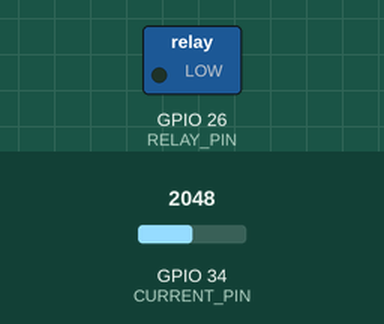
Bench run of a sketch on a simulated ESP32. Shown: switched loads named in the sketch (green lamp = pin HIGH). The test bench sets the inputs (shaded band); at power-on: GPIO 34 (CURRENT_PIN) = 2048 (analog values on the 0–4095 scale). WiFi joins after 1.5 s; servers stay silent unless stated; uploads are accepted with an empty reply; what the sketch prints to the serial monitor is not drawn.

Above: at 0.1 s.
At 2.1 s:
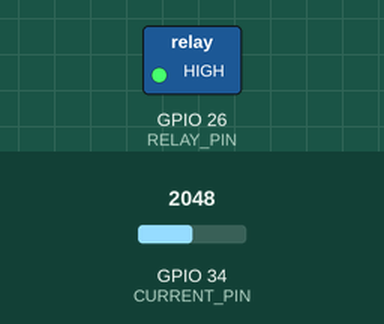
Timing chart, 0 to 3.6 s (numbered marks = the images above):
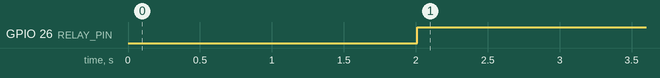

The sketch:

energy_node.ino
```cpp
/*
  Smart Campus Energy Saver - ESP32 node
  Reads AC current (ACS712), estimates power, posts it to the server every 2 s,
  and switches the relay according to the server's reply.

  Wiring (ESP32 DevKit):
    ACS712 OUT -> voltage divider -> GPIO34   (ACS712 outputs up to 5 V, ESP32 pin tolerates 3.3 V!)
                  use 10k (top, from OUT) + 20k (bottom, to GND): the pin sees 2/3 of OUT
    ACS712 VCC -> 5 V (VIN),  GND -> GND
    Relay IN   -> GPIO26,     relay VCC -> 5 V,  GND -> GND
    Load (bulb/fan) wire goes through ACS712 and the relay's COM / NO terminals.

  SAFETY: mains voltage can kill. For demos use a single bulb in an insulated, enclosed box
  or a ready-made relay extension board, keep all mains joints covered, and have a senior
  or lab technician check the wiring before you plug it in.

  Library needed: none beyond the ESP32 board package (WiFi, HTTPClient).
*/
#include <WiFi.h>
#include <HTTPClient.h>

// ---- EDIT THESE -------------------------------------------------------------
const char* WIFI_SSID   = "YOUR_WIFI";
const char* WIFI_PASS   = "YOUR_PASSWORD";
const char* SERVER_URL  = "http://192.168.1.10:8000/api/telemetry";   // your laptop's IP
const char* ROOM_ID     = "LAB-101";
const char* ROOM_NAME   = "Lab 101";

const int   CURRENT_PIN = 34;
const int   RELAY_PIN   = 26;
const bool  RELAY_ACTIVE_LOW = true;       // most cheap relay boards switch ON when the pin is LOW

const float MAINS_VOLTS   = 230.0;
const float POWER_FACTOR  = 0.9;           // rough value for fans/lights; use a PZEM for exact watts
const float SENSITIVITY   = 0.100;         // ACS712-20A = 100 mV/A (5A: 185, 30A: 66 mV/A -> 0.185 / 0.066)
const float DIVIDER_RATIO = 2.0 / 3.0;     // 20k / (10k + 20k)
// ------------------------------------------------------------------------------

bool relayOn = true;

void setRelay(bool on) {
  relayOn = on;
  digitalWrite(RELAY_PIN, (on ^ RELAY_ACTIVE_LOW) ? HIGH : LOW);
}

// RMS current over ~10 mains cycles (200 ms at 50 Hz)
float readCurrentRms() {
  const int N = 1000;
  static float buf[N];
  double sum = 0;
  for (int i = 0; i < N; i++) {
    unsigned long t = micros();
    buf[i] = analogReadMilliVolts(CURRENT_PIN) / 1000.0;
    sum += buf[i];
    while (micros() - t < 200) {}          // 200 us per sample -> 1000 samples = 200 ms
  }
  float mean = sum / N;                    // DC offset (about half of the supply)
  double sq = 0;
  for (int i = 0; i < N; i++) sq += (buf[i] - mean) * (buf[i] - mean);
  float vrms = sqrt(sq / N) / DIVIDER_RATIO;   // undo the divider
  float irms = vrms / SENSITIVITY;
  return irms < 0.05 ? 0.0 : irms;         // ignore sensor noise
}

void connectWifi() {
  WiFi.begin(WIFI_SSID, WIFI_PASS);
  Serial.print("Connecting");
  while (WiFi.status() != WL_CONNECTED) { delay(400); Serial.print("."); }
  Serial.println("\nConnected: " + WiFi.localIP().toString());
}

void setup() {
  Serial.begin(115200);
  pinMode(RELAY_PIN, OUTPUT);
  analogReadResolution(12);
  analogSetPinAttenuation(CURRENT_PIN, ADC_11db);
  setRelay(true);
  connectWifi();
}

void loop() {
  if (WiFi.status() != WL_CONNECTED) connectWifi();

  float amps  = readCurrentRms();
  float watts = amps * MAINS_VOLTS * POWER_FACTOR;
  Serial.printf("I = %.2f A  P = %.0f W  relay=%s\n", amps, watts, relayOn ? "ON" : "OFF");

  HTTPClient http;
  http.begin(SERVER_URL);
  http.addHeader("Content-Type", "application/json");
  String body = String("{\"room_id\":\"") + ROOM_ID + "\",\"name\":\"" + ROOM_NAME +
                "\",\"watts\":" + String(watts, 1) + "}";
  int code = http.POST(body);
  if (code == 200) {
    String reply = http.getString();                 // {"relay":true}
    bool want = reply.indexOf("\"relay\":true") >= 0;
    if (want != relayOn) {
      setRelay(want);
      Serial.println(want ? "Relay -> ON" : "Relay -> OFF (room empty)");
    }
  } else {
    Serial.printf("POST failed: %d (relay stays as is)\n", code);
  }
  http.end();
  delay(1800);
}
```

Measured:
- by itself, GPIO 26 (RELAY_PIN): LOW → HIGH at 2.0 s
